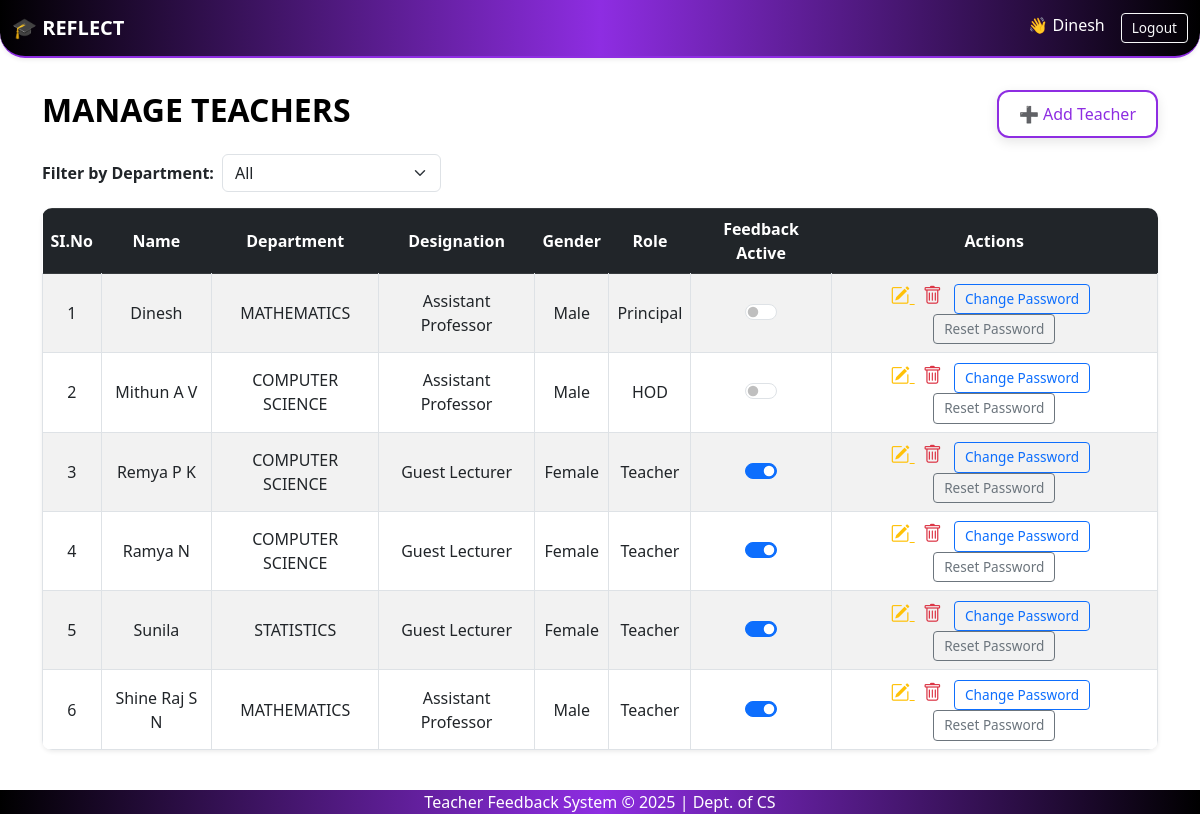
The page /teachers/ (signed in) on the database as committed earlier.
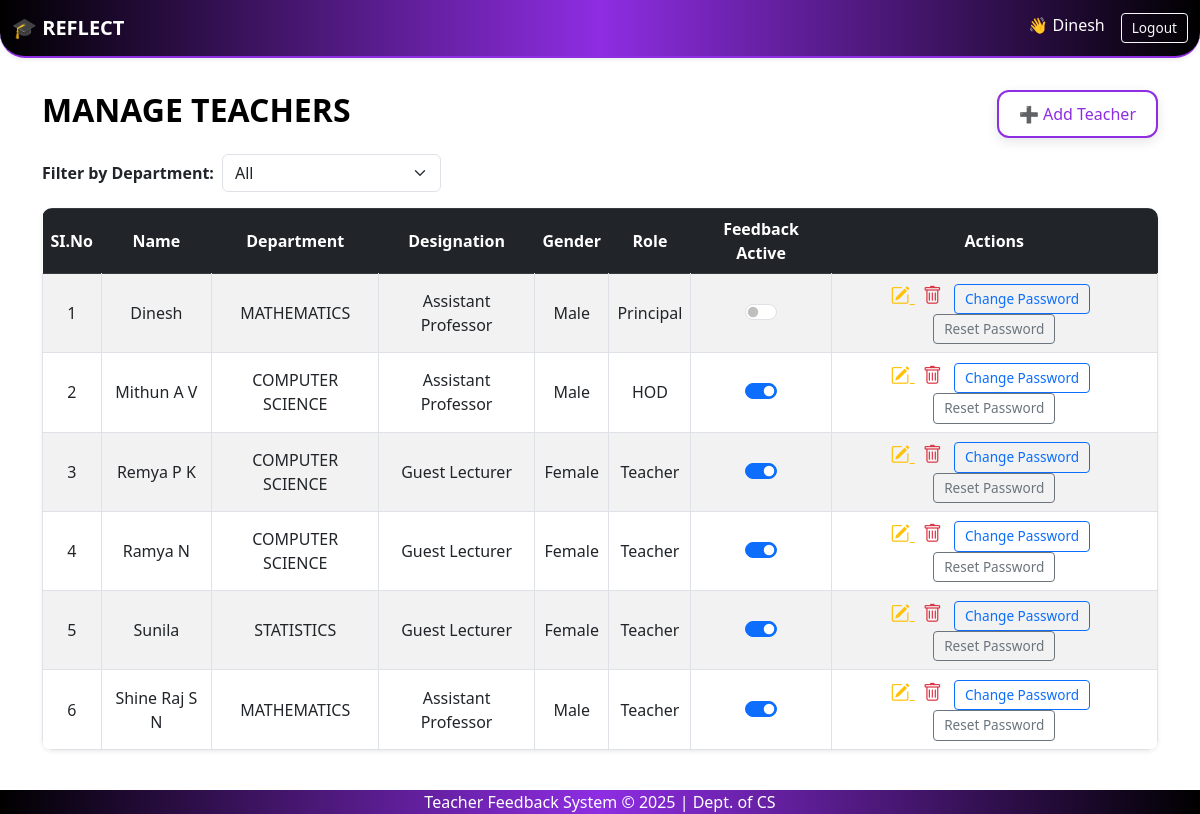
The same page on the database as committed later.
### feedback_app/models.py (models this page shows, shortened)
class Teacher(models.Model):
    user = models.OneToOneField(User, on_delete=models.CASCADE, null=True, blank=True)  # <-- Add this line
    teacher_id = models.AutoField(primary_key=True)
    name = models.CharField(max_length=100)
    dept = models.ForeignKey(Department, on_delete=models.CASCADE)
    designation = models.CharField(max_length=100)
    gender = models.CharField(max_length=10)
    role = models.ForeignKey(Role, on_delete=models.CASCADE)
    fb_active = models.BooleanField(default=False)
    profile_picture = models.ImageField(upload_to='profile_pics/', blank=True, null=True)

class Department(models.Model):
    dept_id = models.AutoField(primary_key=True)
    dept_name = models.CharField(max_length=100)

class Role(models.Model):
    role_id = models.AutoField(primary_key=True)
    role_name = models.CharField(max_length=50)

### feedback_app/views.py (the view)
# urls.py: path('teachers/', views.teacher_list, name='teacher_list'),
@login_required()
def teacher_list(request):
    selected_dept = request.GET.get('department')
    departments = Department.objects.all()
    if selected_dept:
        teachers = Teacher.objects.filter(dept__dept_name=selected_dept)
    else:
        teachers = Teacher.objects.all()
    reset_errors = request.session.pop('reset_errors', None)
    reset_user_id = request.session.pop('reset_user_id', None)
    return render(request, 'teacher_list.html',{
        'teachers': teachers,
        'departments': departments,
        'selected_dept': selected_dept,
        'reset_errors': reset_errors,
        'reset_user_id': reset_user_id,})

### feedback_app/context_processors.py (called while the page is built)
def is_admin(request):
    user = request.user
    return {'is_admin': user.is_superuser or user.groups.filter(name='admin').exists()}

def is_hod(request):
    return {'is_hod': request.user.groups.filter(name='hod').exists()}

def is_teacher(request):
    return {'is_teacher': request.user.groups.filter(name='teacher').exists()}

### templates/teacher_list.html (shortened to what this page needs)
{% extends 'base.html' %}
{% block content %}
<head>
    <link href="https://cdn.jsdelivr.net/npm/bootstrap-icons@1.10.5/font/bootstrap-icons.css" rel="stylesheet">
</head>
<div class="d-flex justify-content-between align-items-center mb-3">
    <h2 class="mb-0">MANAGE TEACHERS</h2>
    <a href="{% url 'add_teacher' %}" class="glass-button mt-2">➕ Add Teacher</a>
</div>
<form method="get" class="mb-3 d-flex align-items-center gap-2">
    <label for="department" class="fw-bold">Filter by Department:</label>
    <select name="department" id="department" class="form-select w-auto" onchange="this.form.submit()">
        <option value="">All</option>
    </select>
</form>
<table class="table table-bordered table-striped shadow-sm">
    <thead class="table-dark">
        <tr>
            <th>SI.No</th>
            <th>Name</th>
            <th>Department</th>
            <th>Designation</th>
            <th>Gender</th>
            <th>Role</th>
            <th>Feedback Active</th>
            <th>Actions</th>
        </tr>
    </thead>
    <tbody>
        {% for teacher in teachers %}
<tr>
    <td>{{ forloop.counter }}</td>
    <td>{{ teacher.name }}</td>
    <td>{{ teacher.dept.dept_name }}</td>
    <td>{{ teacher.designation }}</td>
    <td>{{ teacher.gender }}</td>
    <td>{{ teacher.role.role_name }}</td>
    <td>
        <form action="{% url 'toggle_feedback' teacher.teacher_id %}" method="post">
            <div class="form-check form-switch d-flex justify-content-center">
                <input class="form-check-input" type="checkbox" onchange="this.form.submit()" {% if teacher.fb_active %}checked{% endif %}>
            </div>
        </form>
    </td>
    <td>
        <a href="{% url 'edit_teacher' teacher.teacher_id %}" title="Edit" class="text-warning me-2" style="font-size: 1.2rem;">
            <i class="bi bi-pencil-square"></i>
        </a>
        <form action="{% url 'delete_teacher' teacher.teacher_id %}" method="post" style="display:inline;">
            <button type="submit" title="Delete" class="text-danger border-0 bg-transparent p-0 me-2" style="font-size: 1.2rem;">
                <i class="bi bi-trash"></i>
            </button>
        </form>
        <button type="button" class="btn btn-outline-primary btn-sm me-2"
                data-bs-toggle="modal" data-bs-target="#changePasswordModal{{ teacher.teacher_id }}">
            Change Password
        </button>
        <button type="button" class="btn btn-outline-secondary btn-sm"
        data-bs-toggle="modal" data-bs-target="#resetPasswordModal{{ teacher.teacher_id }}">
        Reset Password
        </button>
    </td>
</tr>
{% endfor %}
</tbody>
</table>
{% endblock %}

Rows that differ between the two databases and show on the page:
changed Teacher "Mithun A V": fb_active "☐" → "☑"
